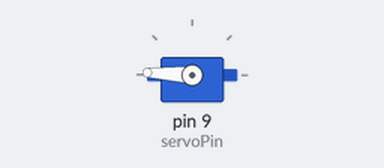
Simulated run of this sketch. Board: Arduino Uno, built with avr-gcc and run on an emulated ATmega328P. Shown: servo.

Above: at 0.05 s.
At 0.6 s:
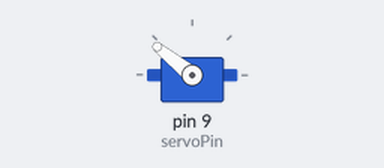
At 1.2 s:
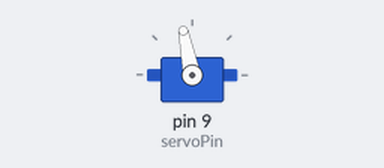
At 2.35 s:
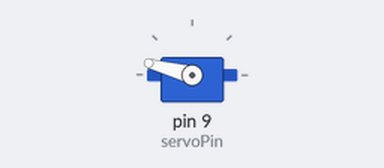
Timing chart, 0 to 5.9 s (numbered marks = the images above):
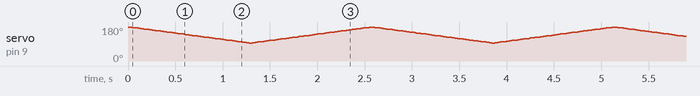

The sketch:

water_servo.ino
```cpp
#include <Servo.h>

int servoPin = 9;

Servo servo;

int angle = 0; // servo position in degrees

void setup()
{
    servo.attach(servoPin);
}


void loop()
{


  // now scan back from 180 to 0 degrees
  for(angle = 180; angle > 95; angle--)
  {
    servo.write(angle);
    delay(15);
  }

  // scan from 0 to 180 degrees
  for(angle = 95; angle < 180; angle++)
  {
    servo.write(angle);
    delay(15);
  }

}
```
